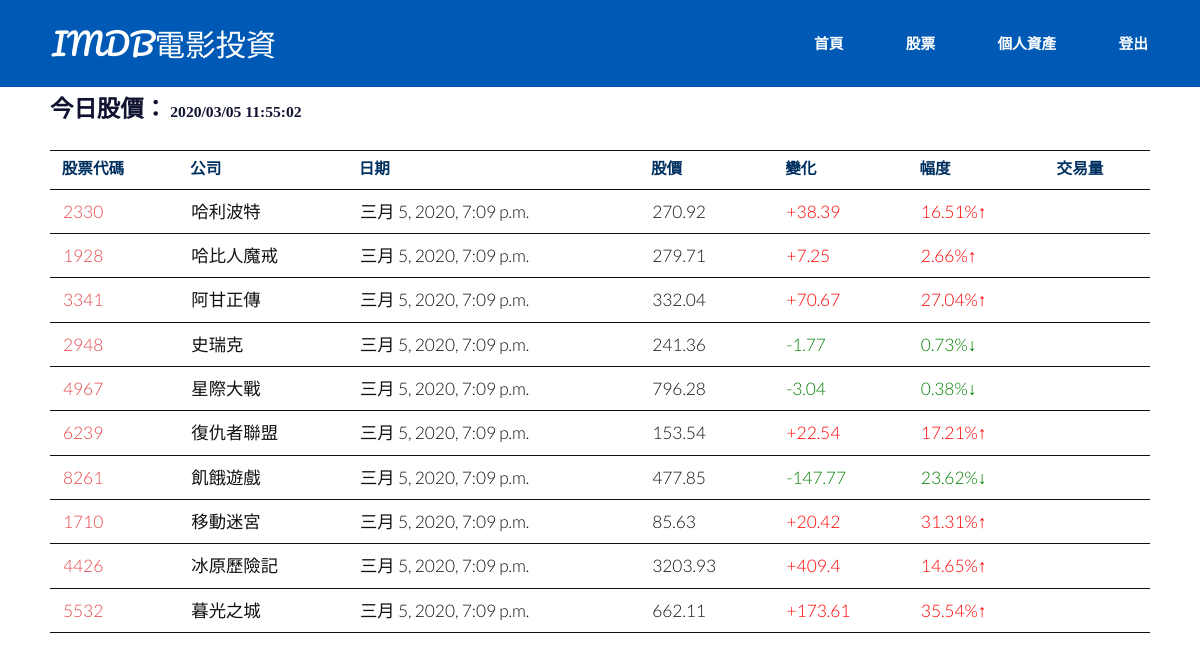
The page /home/stocks/ (signed in) on the database its author committed.
### stockEx/models.py (models this page shows, shortened)
class Stock(models.Model):
    stock_symbol = models.IntegerField()# 不改變
    company = models.CharField(max_length = 20)# 不改變
    date_time = models.DateTimeField()
    price = models.FloatField()
    growth_rate = models.FloatField()
    volume = models.IntegerField(default = 0) # 成交量
    img_roload_time = models.DateTimeField()

### stockEx/views.py (the view)
# urls.py: path('home/stocks/',stocks),
def stocks(request):
    date = datetime.datetime.now().astimezone(pytz.timezone('Asia/Taipei')).strftime("%Y/%m/%d %H:%M:%S")
    stocks = Stock.objects.all()
    is_positive = []
    deltas = []
    growth_rates = []
    for i in stocks:
        delta = round(i.price - i.price/(1+i.growth_rate), 2)
        growth_rates.append(str(abs(round(i.growth_rate*100, 2))) + '%')
        if i.growth_rate < 0:
            is_positive.append(False)
        else:
            is_positive.append(True)
            delta = '+' + str(delta)
        deltas.append(delta)
    (h, m, s) = get_reload_time()
    stocks = zip(is_positive, deltas, growth_rates, stocks)
    return render(request, 'stockEx/stocks.html', locals())

### stockEx/models.py (called while the page is built)
    def js_get_reload_time(self, is_superuser):
        tz = pytz.timezone('Asia/Taipei')
        reload_time = self.reload_time.astimezone(pytz.timezone('Asia/Taipei'))
        if is_superuser:
            delta = datetime.timedelta(0, seconds=2)
            reload_time = reload_time - delta
        return (reload_time.hour, reload_time.minute, reload_time.second)

    def game_is_ended(self):
        end_time = self.end_time.astimezone(pytz.timezone('Asia/Taipei'))
        now = datetime.datetime.now().astimezone(pytz.timezone('Asia/Taipei'))
        if end_time > now:
            return False
        return True

### stockEx/views.py (called while the page is built)
def get_reload_time(is_superuser=False):
    (h, m, s) = (0, 0, 0)
    game_settings = GameSetting.objects.all()
    if len(game_settings) != 0: #已經有遊戲設定
        cur_settings = GameSetting.objects.last()
        if not cur_settings.game_is_ended():#遊戲尚未結束
            if is_superuser:
                cur_settings.check_reload_time() # only super user檢查下次更新時間，避免太多人同時刷新股價 會出錯
                (h, m, s) = cur_settings.js_get_reload_time(is_superuser=True)
            else:
                (h, m, s) = cur_settings.js_get_reload_time(is_superuser)
    return (h, m, s)

### templates/stockEx/stocks.html (shortened to what this page needs)
<!DOCTYPE html>
{%load static%}
<head>
    <link rel= stylesheet type="text/css" href="{%static "css/main.css"%}">
</head>
<body onload="startTime(), refreshAt({{h}}, {{m}}, {{s}})">
    <header id="header">
        <div class="inner">
            <a href="/home/" class="logo">IMDB電影投資</a>
            <nav id="nav">
                <a href="/home/">首頁</a>
                <a href="/home/stocks/">股票</a>
                {% if request.user.is_authenticated %}
                    <a href="/home/personal_data/">個人資產</a>
                    <a href="/accounts/logout/">登出</a>
                {% else %}
                    <a href="/accounts/login/">登入/註冊</a>
                {% endif %}
            </nav>
        </div>
    </header>
    <div id="show_all_stock">
        <h3 id="h2_with_time">今日股價：</h3>
        <h5 id = 'txt'></h5>
        <table >
            <tr>
                <th>股票代碼</th>
                <th>公司</th>
                <th>日期</th>
                <th>股價</th>
                <th>變化</th>
                <th>幅度</th>
                <th>交易量</th>
            </tr>
                    {% for is_positive, delta, growth_rate, stock in stocks %}
                        <tr>
                            <td><a href='./{{stock.stock_symbol}}'>{{stock.stock_symbol}}</a></td>
                            <td>{{stock.company}}</td>
                            <td>{{stock.date_time}}</td>
                            <td>{{stock.price}}</td>
                            {%if is_positive %}
                                <td style="color: red;">{{delta}}</td>
                                <td style="color: red;">{{growth_rate}}&uarr;</td>
                            {%else%}
                                <td style="color: green;">{{delta}}</td>
                                <td style="color: green;">{{growth_rate}}&darr;</td>
                            {%endif%}
                            <td>{{stock_volume}}</td>
                        </tr>
                    {% endfor %}
        </table>
    </div>
</body>

### static/css/main.css (style rules this page uses)
html, body, div, span, applet, object, iframe, h1, h2, h3, h4, h5, h6, p, blockquote, pre, a, abbr, acronym, address, big, cite, code, del, dfn, em, img, ins, kbd, q, s, samp, small, strike, strong, sub, sup, tt, var, b, u, i, center, dl, dt, dd, ol, ul, li, fieldset, form, label, legend, table, caption, tbody, tfoot, thead, tr, th, td, article, aside, canvas, details, embed, figure, figcaption, footer, header, hgroup, menu, nav, output, ruby, section, summary, time, mark, audio, video { margin: 0; padding: 0; border: 0; font-size: 100%; font: inherit; vertical-align: baseline; }
article, aside, details, figcaption, figure, footer, header, hgroup, menu, nav, section { display: block; }
body { line-height: 1; }
table { border-collapse: collapse; border-spacing: 0; }
body { -webkit-text-size-adjust: none; }
*, *:before, *:after { -moz-box-sizing: border-box; -webkit-box-sizing: border-box; box-sizing: border-box; }
body { -ms-overflow-style: scrollbar; }
body { background: #fff; }
body { background-color: #fff; color: #111111; }
body, input, select, textarea { font-family: "Lato", sans-serif; font-size: 20pt; font-weight: 300; line-height: 1; }
@media screen and (max-width: 1680px) { body, input, select, textarea { font-size: 13pt; } }
@media screen and (max-width: 1280px) { body, input, select, textarea { font-size: 13pt; } }
a { -moz-transition: color 0.2s ease-in-out; -webkit-transition: color 0.2s ease-in-out; -ms-transition: color 0.2s ease-in-out; transition: color 0.2s ease-in-out; text-decoration: none; }
h1, h2, h3, h4, h5, h6 { font-weight: 700; line-height: 1.5; margin: 0 0 1em 0; text-transform: uppercase; }
h3 { font-size: 1.35em; }
h5 { font-size: 0.9em; }
a { color: #e5474b; }
h1, h2, h3, h4, h5, h6 { font-family: 'MingLiU'; color: #111431; }
table { margin: 0 0 2em 0; width: 100%; }
table tbody tr { border: solid 1px; border-left: 0; border-right: 0; }
table td { padding: 0.75em 0.75em; }
table th { font-size: 0.9em; font-weight: 700; padding: 0.65em 0.75em 0.75em 0.75em; text-align: left; }
table tbody tr { border-color: 'black'; }
table tbody tr:nth-child(2n + 1) { background-color: none; }
table th { color: #003060; }
body { position: relative; padding-top: 5em; }
#header { background:#005AB5; color: #d5d5d5; cursor: default; height: 5em; left: 0; line-height: 5em; position: fixed; text-align: right; top: 0; width: 100%; z-index: 10001; }
#header .inner { max-width: 65em; width: calc(100% - 6em); margin: 0 auto; position: relative; }
#header .logo { font-family: 'Pacifico', 'Microsoft JhengHei'; display: inline-block; height: inherit; left: 0; line-height: inherit; margin: 0; padding: 0; position: absolute; top: 0; color: w; font-size: 1.75em; text-transform: none; font-weight: normal; padding: 0; }
#header a { -moz-transition: color 0.2s ease-in-out; -webkit-transition: color 0.2s ease-in-out; -ms-transition: color 0.2s ease-in-out; transition: color 0.2s ease-in-out; display: inline-block; padding: 0 2em; color: #ffffff; text-decoration: none; text-transform: uppercase; font-weight: 700; font-size: .85em; }
#header a:last-child { padding-right: 0em; }
#nav { display: inline-block; }
#show_all_stock { margin-top:5px; margin-left:50px; margin-right:50px; margin-bottom:20px; }
#txt { direction:rtl; display: inline-block; }
#h2_with_time { display: inline-block }

### rows shown on the page
Stock: stock_symbol "2330", company "哈利波特", date_time "三月 5, 2020, 7:09 p.m.", price "270.92", delta "+38.39", growth_rate "16.51%"
Stock: stock_symbol "1928", company "哈比人魔戒", date_time "三月 5, 2020, 7:09 p.m.", price "279.71", delta "+7.25", growth_rate "2.66%"
Stock: stock_symbol "3341", company "阿甘正傳", date_time "三月 5, 2020, 7:09 p.m.", price "332.04", delta "+70.67", growth_rate "27.04%"
Stock: stock_symbol "2948", company "史瑞克", date_time "三月 5, 2020, 7:09 p.m.", price "241.36", delta "-1.77", growth_rate "0.73%"
Stock: stock_symbol "4967", company "星際大戰", date_time "三月 5, 2020, 7:09 p.m.", price "796.28", delta "-3.04", growth_rate "0.38%"
Stock: stock_symbol "6239", company "復仇者聯盟", date_time "三月 5, 2020, 7:09 p.m.", price "153.54", delta "+22.54", growth_rate "17.21%"
Stock: stock_symbol "8261", company "飢餓遊戲", date_time "三月 5, 2020, 7:09 p.m.", price "477.85", delta "-147.77", growth_rate "23.62%"
Stock: stock_symbol "1710", company "移動迷宮", date_time "三月 5, 2020, 7:09 p.m.", price "85.63", delta "+20.42", growth_rate "31.31%"
Stock: stock_symbol "4426", company "冰原歷險記", date_time "三月 5, 2020, 7:09 p.m.", price "3203.93", delta "+409.4", growth_rate "14.65%"
Stock: stock_symbol "5532", company "暮光之城", date_time "三月 5, 2020, 7:09 p.m.", price "662.11", delta "+173.61", growth_rate "35.54%"
